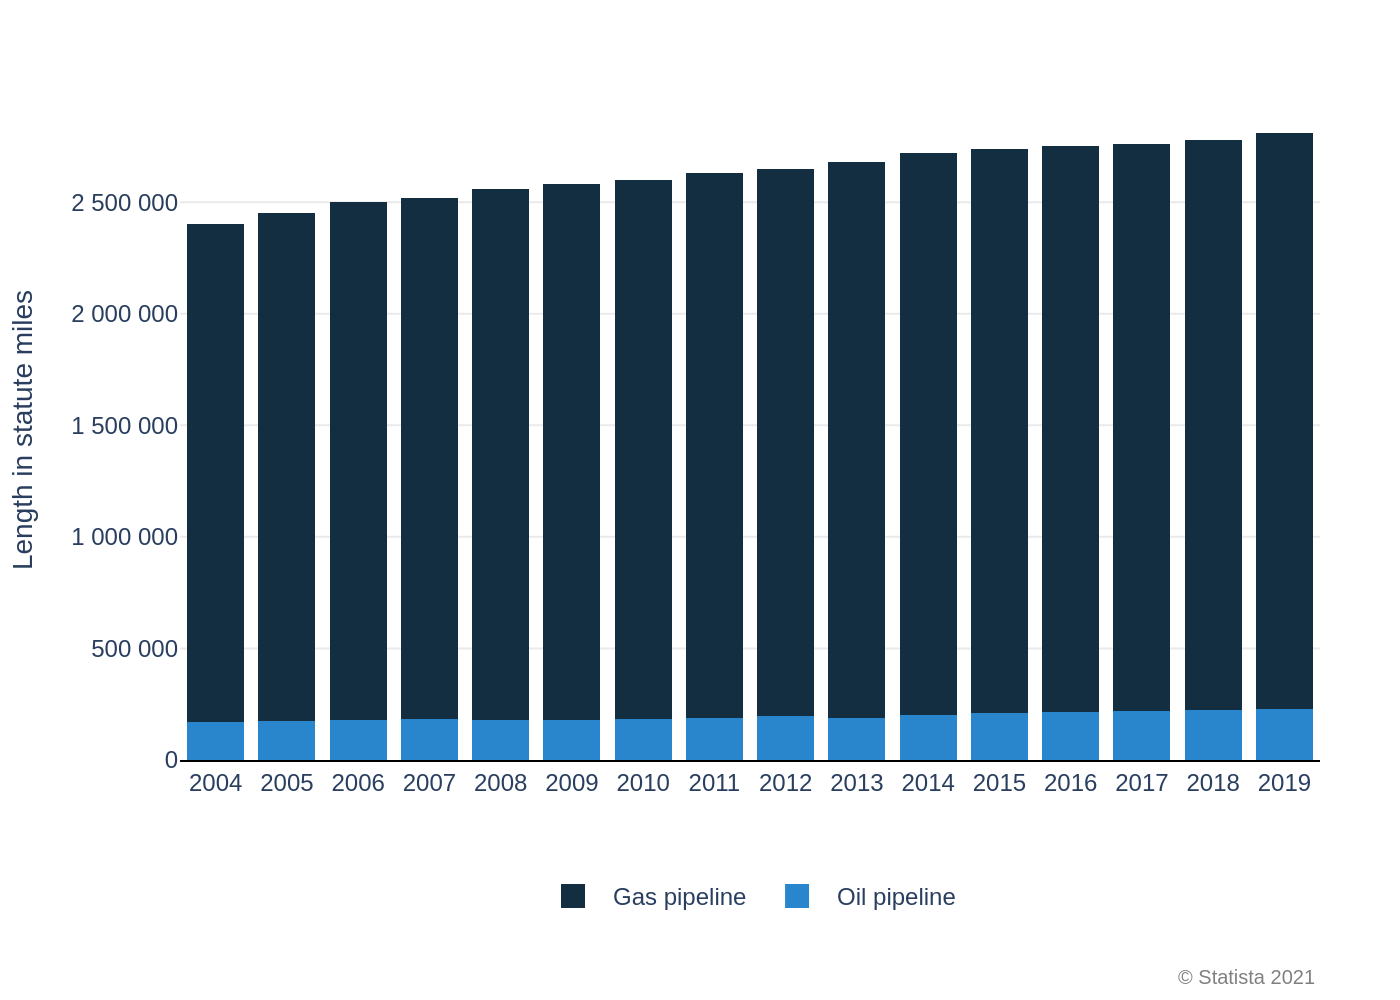

Write the Python code that produced this figure.
import sys
import json
import os
import plotly.graph_objects as go

# --- 1. Load Data from JSON ---
# Ensure a command-line argument is provided
if len(sys.argv) != 2:
    print(f"Usage: python {os.path.basename(__file__)} <path_to_json_file>")
    sys.exit(1)

json_path = sys.argv[1]

# Check if the JSON file exists
if not os.path.exists(json_path):
    print(f"Error: JSON file not found at '{json_path}'")
    sys.exit(1)

# Read the JSON file, which is the sole source of data and text
with open(json_path, 'r', encoding='utf-8') as f:
    config = json.load(f)

chart_data = config['chart_data']
texts = config['texts']
colors = config['colors']

# --- 2. Create Plotly Figure ---
fig = go.Figure()

# Add traces by iterating through the chart_data from the JSON
for i, series in enumerate(chart_data):
    fig.add_trace(go.Bar(
        x=series['x'],
        y=series['y'],
        name=series['name'],
        marker_color=colors[i],
        marker_line_width=0 # To match the solid bars in the original
    ))

# --- 3. Configure Layout ---
# Use a dictionary for cleaner layout updates
layout_config = {
    'barmode': 'stack',
    'plot_bgcolor': 'white',
    'paper_bgcolor': 'white',
    'font': {'family': "Arial", 'size': 12},
    'margin': {'l': 90, 'r': 40, 'b': 120, 't': 50},
    'yaxis': {
        'title': texts['y_axis_title'],
        'tickmode': 'array',
        'tickvals': [0, 500000, 1000000, 1500000, 2000000, 2500000, 3000000, 3500000],
        'ticktext': ['0', '500 000', '1 000 000', '1 500 000', '2 000 000', '2 500 000', '3 000 000', '3 500 000'],
        'gridcolor': '#EAEAEA',
        'zeroline': False,
        'showline': False
    },
    'xaxis': {
        'title': texts['x_axis_title'],
        'showgrid': False,
        'showline': True,
        'linecolor': 'black'
    },
    'legend': {
        'orientation': "h",
        'yanchor': "bottom",
        'y': -0.25,
        'xanchor': "center",
        'x': 0.5
    },
    'annotations': []
}

# Add title and subtitle if they exist in the JSON
# This part is omitted since the titles are null, but it shows how to handle them
if texts.get('title'):
    layout_config['title'] = {
        'text': texts['title'],
        'x': 0.05,
        'xanchor': 'left'
    }

# Add source annotation if it exists
if texts.get('source'):
    layout_config['annotations'].append(
        {
            'text': texts['source'],
            'align': 'right',
            'showarrow': False,
            'xref': 'paper',
            'yref': 'paper',
            'x': 1.0,
            'y': -0.35,
            'xanchor': 'right',
            'yanchor': 'bottom',
            'font': {'size': 10, 'color': 'grey'}
        }
    )

fig.update_layout(**layout_config)


# --- 4. Output Image ---
# Derive the output filename from the input JSON file path
base_filename = os.path.splitext(os.path.basename(json_path))[0]
output_filename = f"{base_filename}.png"

# Save the figure as a PNG file
fig.write_image(output_filename, scale=2)

print(f"Chart saved to {output_filename}")
